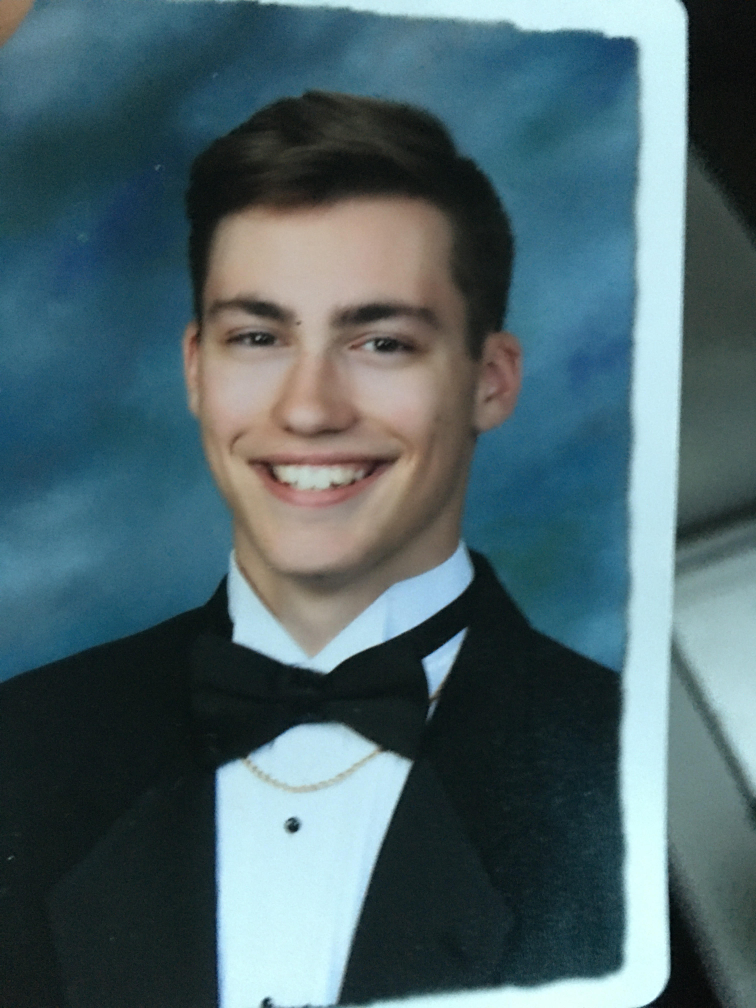
#> input picture Images/charles.jpg, 3024 x 4032 px, given in place of the camera (shown at 1/4 size)
$ python virtualpaint.py
#> lines starting #> are read from the running program, lines starting #| are printed output that depends on the picture; after the words box and inside, x2 and y2 are one past the last pixel; in counts of white or black regions, pixels touching at a corner belong together
#> further down, img is the input picture: shape (4032, 3024, 3); mean B, G, R 106.2, 100.2, 77.2
import cv2
import numpy as np

frameWidth = 640
frameHeight = 480


cap = cv2.VideoCapture(1)
cap.set(3, frameWidth)  #id number is 3 for width
cap.set(4, frameHeight)  #id number is 4 for height
cap.set(10 ,50) #id number is 10 for brightness of camera

myColors = [[10, 42, 255, 19, 255, 255],
            [126,65,144,165,212,255],
            [64, 25, 98, 89, 83, 255],
            [28, 91, 231, 30, 129, 255],
            [105, 115, 205, 115, 173, 255],
            [149, 62, 255, 179, 111, 255],
            [0,0,255,179,20,255]] #in order: orange, purple,green, yellow, blue, pink, white

myColorValues = [
    [51,153,255],           #BGR not RGB
    [255,0,255],
    [0,255,0],
    [0,255,255],
    [255,0,0],
    [127,0,255],
    [51,102,0] #this is supposed to be white
]

def findColor(img, myColors, myColorValues):
    imgH2V = cv2.cvtColor(img, cv2.COLOR_BGR2HSV)
#> imgH2V: shape (4032, 3024, 3); mean H, S, V 81.5, 98.5, 111.2
    count = 0
    for color in myColors:
        lower = np.array(color[0:3])
        upper = np.array(color[3:6])
        mask = cv2.inRange(imgH2V,lower, upper)
        x,y = getContours(mask)
        cv2.circle(imgResult,(x,y),10,myColorValues[count],cv2.FILLED)
        count += 1
#> this loop made 7 passes
#> (x, y) on passes 1, 2, 3, 4, 6, 7: (0, 0), (0, 0), (2718, 1688), (0, 0), (0, 0), (0, 0)
#> (contours in getContours, x, y) on pass 5: ([[[1829, 2539]]], 0, 0)
#> pass 3, in findColor, `mask = cv2.inRange(imgH2V,lower, upper)`:
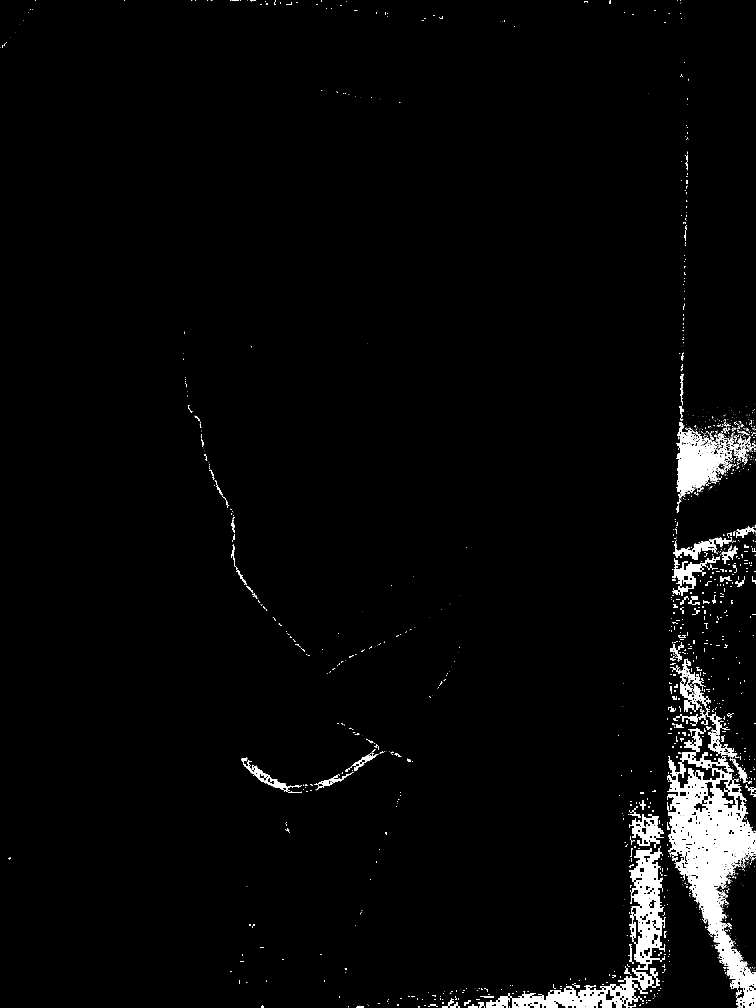
#> mask: shape (4032, 3024) (shown at 1/4 size); 2.8% white; 2330 white regions (1851 under 20 px), largest, box (x1, y1, x2, y2) and area: (2668, 2856, 3024, 4032) 146023, (1944, 3392, 2662, 4032) 73582, (2704, 1688, 2915, 1972) 25790
#> after the loop:
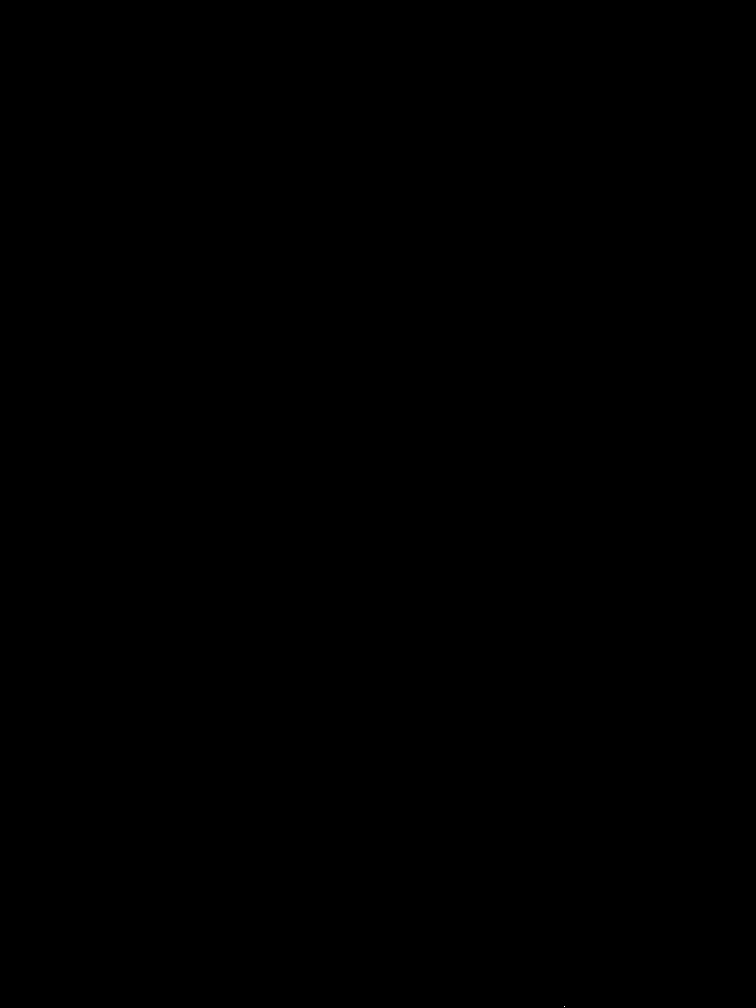
#> mask: shape (4032, 3024) (shown at 1/4 size); 0% white in thin lines or dots, all inside (x1, y1, x2, y2) = (2256, 4024, 2259, 4027)
#> after the loop, count = 7
        # cv2.imshow(str(color[0]), mask)
        # cv2.resizeWindow(str(color[0]), 250,250)

def getContours(img):
    contours,hierarchy = cv2.findContours(img, cv2.RETR_EXTERNAL, cv2.CHAIN_APPROX_NONE)
    x,y,w,h = 0,0,0,0
    for cnt in contours:
        area = cv2.contourArea(cnt)
        if area>500:
            #cv2.drawContours(imgResult, cnt, -1, (255,0,0), 3)
            peri = cv2.arcLength(cnt, True)
            approx = cv2.approxPolyDP(cnt,0.02*peri, True)
            x, y, width, height = cv2.boundingRect(approx)
    return x+w//2,y


while True:
    success, img = cap.read()
    imgResult = img.copy()
    findColor(img, myColors, myColorValues)
    cv2.imshow("Video", imgResult)
    if cv2.waitKey(1) & 0xFF ==ord('q'):
#> (key q is pressed here)
        break
